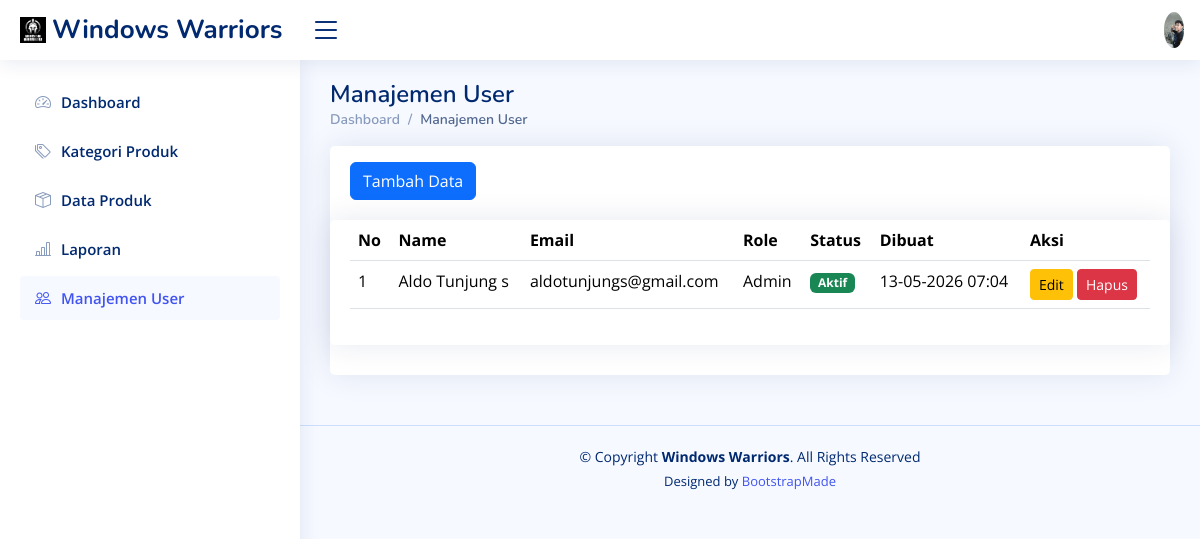
/users.php (signed in), run on the app's committed database.
### tables this page shows
CREATE TABLE `users` (
  `id` int(11) NOT NULL,
  `name` varchar(100) DEFAULT NULL,
  `email` varchar(100) DEFAULT NULL,
  `password` varchar(255) DEFAULT NULL,
  `role` enum('admin','staff') DEFAULT 'staff',
  `is_active` tinyint(1) DEFAULT 1,
  `created_at` timestamp NOT NULL DEFAULT current_timestamp()
);

### users.php (the view, shortened to what this page needs)
<!DOCTYPE html>
<html lang="en">
<head>
  <link href="assets/vendor/bootstrap/css/bootstrap.min.css" rel="stylesheet">
  <link href="assets/vendor/bootstrap-icons/bootstrap-icons.css" rel="stylesheet">
  <link href="assets/vendor/boxicons/css/boxicons.min.css" rel="stylesheet">
  <link href="assets/vendor/quill/quill.snow.css" rel="stylesheet">
  <link href="assets/vendor/quill/quill.bubble.css" rel="stylesheet">
  <link href="assets/vendor/remixicon/remixicon.css" rel="stylesheet">
  <link href="assets/vendor/simple-datatables/style.css" rel="stylesheet">
  <link href="assets/css/style.css" rel="stylesheet">
</head>
<body>
    <header id="header" class="header fixed-top d-flex align-items-center">
        <div class="d-flex align-items-center justify-content-between">
            <a href="index.php" class="logo d-flex align-items-center">
                <img src="assets/img/windows warriors.jpg" alt="">
                <span class="d-none d-lg-block">Windows Warriors</span>
            </a>
            <i class="bi bi-list toggle-sidebar-btn"></i>
        </div>
        <nav class="header-nav ms-auto">
            <ul class="d-flex align-items-center">
                <li class="nav-item dropdown pe-3">
                    <a class="nav-link nav-profile d-flex align-items-center pe-0"
                        href="#"
                        data-bs-toggle="dropdown">
                        <img
                            src="assets/img/Aldo.jpeg"
                            alt="Profile"
                            class="rounded-circle" />
                    </a>
                </li>
            </ul>
        </nav>
    </header>
    <aside id="sidebar" class="sidebar">
        <ul class="sidebar-nav" id="sidebar-nav">
            <li class="nav-item">
                <a class="nav-link collapsed " href="index.php">
                    <i class="bi bi-speedometer2"></i>
                    <span>Dashboard</span>
                </a>
            </li>
            <li class="nav-item">
                <a class="nav-link collapsed" href="kategori_produk.php">
                    <i class="bi bi-tags"></i>
                    <span>Kategori Produk</span>
                </a>
            </li>
            <li class="nav-item">
                <a class="nav-link collapsed" href="produk.php">
                    <i class="bi bi-box-seam"></i>
                    <span>Data Produk</span>
                </a>
            </li>
            <li class="nav-item">
                <a class="nav-link collapsed" href="laporan.php">
                    <i class="bi bi-bar-chart-line"></i>
                    <span>Laporan</span>
                </a>
            </li>
            <li class="nav-item">
                <a class="nav-link " href="users.php">
                    <i class="bi bi-people"></i>
                    <span>Manajemen User</span>
                </a>
            </li>
        </ul>
    </aside>
  <main id="main" class="main">
    <div class="pagetitle">
      <h1>Manajemen User</h1>
      <nav>
        <ol class="breadcrumb">
          <li class="breadcrumb-item"><a href="index.php">Dashboard</a></li>
          <li class="breadcrumb-item active">Manajemen User</li>
        </ol>
      </nav>
    </div>
    <div class="row">
      <div class="col-lg-12">
      <div class="card">
        <div class="card-body mt-3">
          <a href="t_user.php" class="btn btn-primary">Tambah Data</a>
        </div>
      <div>
    <div>
  <div>
    <section class="section">
      <div class="row">
        <div class="col-lg-12">
          <div class="card">
            <div class="card-body">
              <table class="table datatable">
                <thead>
                  <tr>
                    <th >No</th>
                    <th >Name</th>
                    <th >Email</th>
                    <th >Role</th>
                    <th >Status</th>
                    <th >Dibuat</th>
                    <th >Aksi</th>
                  </tr>
                </thead>
                <tbody>
                  <?php
                  include "koneksi.php";
                  $no = 1;
                  $sql = mysqli_query($conn, "SELECT * FROM users");
                  while ($data = mysqli_fetch_array($sql)) {
                    ?>
                    <tr>
                      <td><?php echo $no++; ?></td>
                      <td><?php echo $data['name']; ?></td>
                      <td><?php echo $data['email']; ?></td>
                      <td><?php echo ucfirst($data['role']); ?></td>
                      <td>
                        <?php
                        if ($data['is_active'] == 1) {
                          echo '<span class="badge bg-success">Aktif</span>';
                        } else {
                          echo '<span class="badge bg-danger">Nonaktif</span>';
                        }
                        ?>
                      </td>
                      <td><?php echo date('d-m-Y H:i', strtotime($data['created_at'])); ?></td>
                      <td>
                        <a href="e_users.php?id=<?php echo $data['id']; ?>" class="btn btn-warning btn-sm">Edit</a>
                        <a href="h_users.php?id=<?php echo $data['id']; ?>"
                          class="btn btn-danger btn-sm"
                          onclick="return confirm('Apakah Anda yakin ingin menghapus user ini?')">Hapus</a>
                        </td>
                       </tr>
                      <?php } ?>
                     </tbody>
                    </table>
            </div>
          </div>
        </div>
      </div>
    </section>
  </main>
  <footer id="footer" class="footer">
    <div class="copyright">
      &copy; Copyright <strong><span>Windows Warriors</span></strong>. All Rights Reserved
    </div>
    <div class="credits">
      Designed by <a href="https://bootstrapmade.com/">BootstrapMade</a>
    </div>
  </footer>
</body>
</html>

### assets/css/style.css (style rules this page uses)
:root { scroll-behavior: smooth; }
body { font-family: "Open Sans", sans-serif; background: #f6f9ff; color: #444444; }
a { color: #4154f1; text-decoration: none; }
h1, h2, h3, h4, h5, h6 { font-family: "Nunito", sans-serif; }
#main { margin-top: 60px; padding: 20px 30px; transition: all 0.3s; }
.pagetitle { margin-bottom: 10px; }
.pagetitle h1 { font-size: 24px; margin-bottom: 0; font-weight: 600; color: #012970; }
.card { margin-bottom: 30px; border: none; border-radius: 5px; box-shadow: 0px 0 30px rgba(1, 41, 112, 0.1); }
.card-body { padding: 0 20px 20px 20px; }
.breadcrumb { font-size: 14px; font-family: "Nunito", sans-serif; color: #899bbd; font-weight: 600; }
.breadcrumb a { color: #899bbd; transition: 0.3s; }
.breadcrumb .breadcrumb-item::before { color: #899bbd; }
.breadcrumb .active { color: #51678f; font-weight: 600; }
.logo { line-height: 1; }
@media (min-width: 1200px) { .logo { width: 280px; } }
.logo img { max-height: 26px; margin-right: 6px; }
.logo span { font-size: 26px; font-weight: 700; color: #012970; font-family: "Nunito", sans-serif; }
.header { transition: all 0.5s; z-index: 997; height: 60px; box-shadow: 0px 2px 20px rgba(1, 41, 112, 0.1); background-color: #fff; padding-left: 20px; }
.header .toggle-sidebar-btn { font-size: 32px; padding-left: 10px; cursor: pointer; color: #012970; }
.header-nav ul { list-style: none; }
.header-nav>ul { margin: 0; padding: 0; }
.header-nav .nav-profile { color: #012970; }
.header-nav .nav-profile img { max-height: 36px; }
.sidebar { position: fixed; top: 60px; left: 0; bottom: 0; width: 300px; z-index: 996; transition: all 0.3s; padding: 20px; overflow-y: auto; scrollbar-width: thin; scrollbar-color: #aab7cf transparent; box-shadow: 0px 0px 20px rgba(1, 41, 112, 0.1); background-color: #fff; }
@media (min-width: 1200px) { #main, #footer { margin-left: 300px; } }
.sidebar-nav { padding: 0; margin: 0; list-style: none; }
.sidebar-nav li { padding: 0; margin: 0; list-style: none; }
.sidebar-nav .nav-item { margin-bottom: 5px; }
.sidebar-nav .nav-link { display: flex; align-items: center; font-size: 15px; font-weight: 600; color: #4154f1; transition: 0.3; background: #f6f9ff; padding: 10px 15px; border-radius: 4px; }
.sidebar-nav .nav-link i { font-size: 16px; margin-right: 10px; color: #4154f1; }
.sidebar-nav .nav-link.collapsed { color: #012970; background: #fff; }
.sidebar-nav .nav-link.collapsed i { color: #899bbd; }
.footer { padding: 20px 0; font-size: 14px; transition: all 0.3s; border-top: 1px solid #cddfff; }
.footer .copyright { text-align: center; color: #012970; }
.footer .credits { padding-top: 5px; text-align: center; font-size: 13px; color: #012970; }

### data on the page
users: name "Aldo Tunjung s", email "aldotunjungs@gmail.com", role "Admin", is_active "Aktif", created_at "13-05-2026 07:04"
